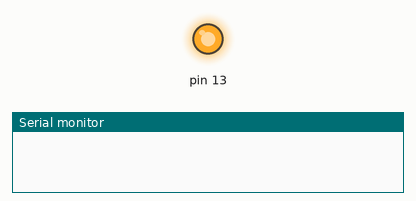
This sketch was run on a simulated Arduino Uno, built with avr-gcc and run on an emulated ATmega328P. Parts: output pins drawn as LEDs (lit = HIGH), the last lines printed to the serial monitor.

Above: at 1.8 s.
At 7.8 s:
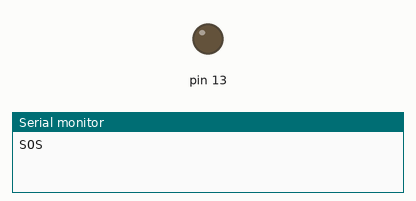
Timing chart, 0 to 13.0 s (numbered marks = the images above):
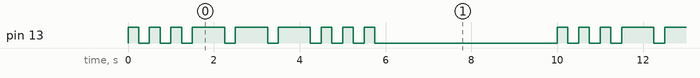

The sketch:

code.ino
```cpp
void setup()
{
  pinMode(13, OUTPUT);
  Serial.begin(9600);
}

void loop()
{
  sos_signal();
  Serial.println("SOS");
  delay(3000);
}

void sos_signal() {
  dot(); dot(); dot();
  dash(); dash(); dash();
  dot(); dot(); dot();
  delay(1000);
}

void dot() {
  digitalWrite(13, HIGH);
  delay(250);
  digitalWrite(13, LOW);
  delay(250);
}

void dash() {
  digitalWrite(13, HIGH);
  delay(750);
  digitalWrite(13, LOW);
  delay(250);
}
```

Measured:
- by itself, pin 13: repeats every 10.0 s: 2 × (LOW 0.25 s, HIGH 0.25 s), 3 × (LOW 0.25 s, HIGH 0.75 s), 3 × (LOW 0.25 s, HIGH 0.25 s), LOW 4.3 s, HIGH 0.25 s
- by itself, everything shown: repeats every 10.0 s, in 18 steps
